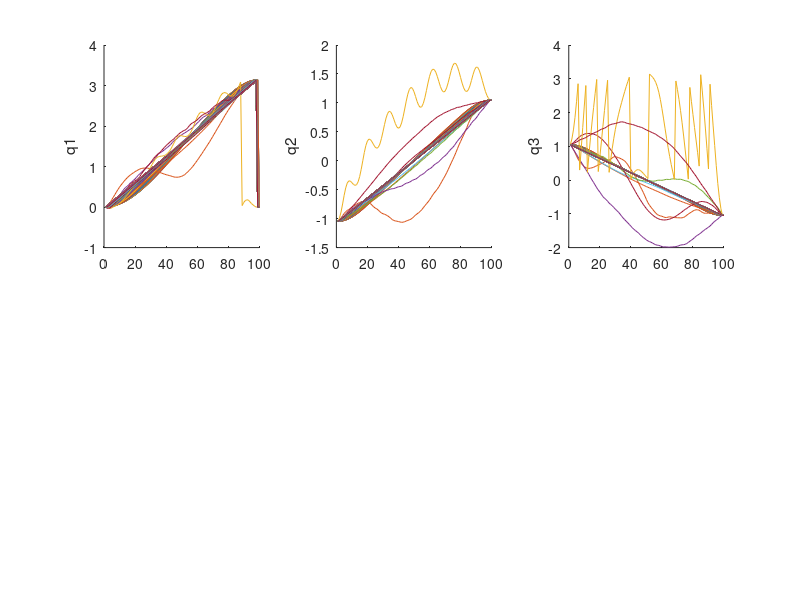

Here is the MATLAB script that generated this plot:
clear all
load('861.mat')
Q1=rem(Q1,pi);Q2=rem(Q2,pi);Q3=rem(Q3,pi);
figure(1)
for i =1:861
D(i,:)=[sum((Q1(i,:)-q1opt').^2)/100;sum(((Q2(i,:))-q2opt').^2)/100;sum((Q3(i,:)-q3opt').^2)/100];%Meansquare change compared to values
subplot(2,3,1)
hold on
plot(1:100,Q1(i,:))
ylabel('q1')
subplot(2,3,2)
hold on
plot(1:100,Q2(i,:))
ylabel('q2')
subplot(2,3,3)
hold on
plot(1:100,Q3(i,:))
ylabel('q3')
end
R=reshape(trails(1,:),c,861/c);
rate=reshape(trails(2,:),c,861/c);
% q_1=reshape(D(:,1),c,861/c);
% q_2=reshape(D(:,2),c,861/c);
% q_3=reshape(D(:,3),c,861/c);
% 
% subplot(2,3,4)
% mesh(R,rate,q_1)
% xlabel('R')
% ylabel('Change in parameters (ratio)')
% zlabel('Change in q1')
% 
% subplot(2,3,5)
% mesh(R,rate,q_2)
% xlabel('R')
% ylabel('Change in parameters (ratio)')
% zlabel('Change in q2')
% 
% subplot(2,3,6)
% mesh(R,rate,q_3)
% xlabel('R')
% ylabel('Change in parameters (ratio)')
% zlabel('Change in q3')
